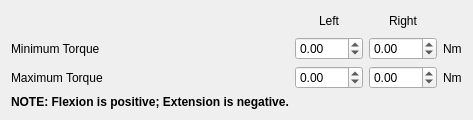
            <widget class="QWidget" name="proportionalTorquePage">
             <attribute name="title">
              <string notr="true">Torque</string>
             </attribute>
             <layout class="QGridLayout" name="proportionalTorqueGridLayout">
              <item row="0" column="0">
               <spacer name="proportionalTorqueHorizontalSpacer">
                <property name="orientation">
                 <enum>Qt::Orientation::Horizontal</enum>
                </property>
                <property name="sizeType">
                 <enum>QSizePolicy::Policy::MinimumExpanding</enum>
                </property>
                <property name="sizeHint" stdset="0">
                 <size>
                  <width>0</width>
                  <height>0</height>
                 </size>
                </property>
               </spacer>
              </item>
              <item row="0" column="1">
               <widget class="QLabel" name="proportionalTorqueLegLabelL">
                <property name="font">
                 <font>
                  <pointsize>9</pointsize>
                 </font>
                </property>
                <property name="text">
                 <string notr="true">Left</string>
                </property>
                <property name="alignment">
                 <set>Qt::AlignmentFlag::AlignCenter</set>
                </property>
               </widget>
              </item>
              <item row="0" column="2">
               <widget class="QLabel" name="proportionalTorqueLegLabelR">
                <property name="font">
                 <font>
                  <pointsize>9</pointsize>
                 </font>
                </property>
                <property name="text">
                 <string notr="true">Right</string>
                </property>
                <property name="alignment">
                 <set>Qt::AlignmentFlag::AlignCenter</set>
                </property>
               </widget>
              </item>
              <item row="0" column="3">
               <spacer name="proportionalTorqueUnitVerticalSpacer">
                <property name="orientation">
                 <enum>Qt::Orientation::Vertical</enum>
                </property>
                <property name="sizeType">
                 <enum>QSizePolicy::Policy::Maximum</enum>
                </property>
                <property name="sizeHint" stdset="0">
                 <size>
                  <width>0</width>
                  <height>20</height>
                 </size>
                </property>
               </spacer>
              </item>
              <item row="1" column="0">
               <widget class="QLabel" name="proportionalMinTorqueLabel">
                <property name="sizePolicy">
                 <sizepolicy hsizetype="Preferred" vsizetype="Preferred">
                  <horstretch>0</horstretch>
                  <verstretch>0</verstretch>
                 </sizepolicy>
                </property>
                <property name="font">
                 <font>
                  <pointsize>9</pointsize>
                 </font>
                </property>
                <property name="text">
                 <string notr="true">Minimum Torque</string>
                </property>
               </widget>
              </item>
              <item row="1" column="1">
               <widget class="QDoubleSpinBox" name="proportionalMinTorqueDoubleSpinBoxL">
                <property name="sizePolicy">
                 <sizepolicy hsizetype="Preferred" vsizetype="Preferred">
                  <horstretch>0</horstretch>
                  <verstretch>0</verstretch>
                 </sizepolicy>
                </property>
                <property name="font">
                 <font>
                  <pointsize>9</pointsize>
                 </font>
                </property>
                <property name="cursor">
                 <cursorShape>PointingHandCursor</cursorShape>
                </property>
                <property name="wrapping">
                 <bool>false</bool>
                </property>
                <property name="specialValueText">
                 <string notr="true"/>
                </property>
                <property name="accelerated">
                 <bool>true</bool>
                </property>
                <property name="showGroupSeparator" stdset="0">
                 <bool>false</bool>
                </property>
                <property name="decimals">
                 <number>2</number>
                </property>
                <property name="minimum">
                 <double>-100.000000000000000</double>
                </property>
                <property name="maximum">
                 <double>100.000000000000000</double>
                </property>
                <property name="singleStep">
                 <double>1.000000000000000</double>
                </property>
                <property name="value">
                 <double>0.000000000000000</double>
                </property>
               </widget>
              </item>
              <item row="1" column="2">
               <widget class="QDoubleSpinBox" name="proportionalMinTorqueDoubleSpinBoxR">
                <property name="sizePolicy">
                 <sizepolicy hsizetype="Preferred" vsizetype="Preferred">
                  <horstretch>0</horstretch>
                  <verstretch>0</verstretch>
                 </sizepolicy>
                </property>
                <property name="font">
                 <font>
                  <pointsize>9</pointsize>
                 </font>
                </property>
                <property name="cursor">
                 <cursorShape>PointingHandCursor</cursorShape>
                </property>
                <property name="wrapping">
                 <bool>false</bool>
                </property>
                <property name="specialValueText">
                 <string notr="true"/>
                </property>
                <property name="accelerated">
                 <bool>true</bool>
                </property>
                <property name="showGroupSeparator" stdset="0">
                 <bool>false</bool>
                </property>
                <property name="decimals">
                 <number>2</number>
                </property>
                <property name="minimum">
                 <double>-100.000000000000000</double>
                </property>
                <property name="maximum">
                 <double>100.000000000000000</double>
                </property>
                <property name="singleStep">
                 <double>1.000000000000000</double>
                </property>
                <property name="value">
                 <double>0.000000000000000</double>
                </property>
               </widget>
              </item>
              <item row="1" column="3">
               <widget class="QLabel" name="proportionalMinTorqueUnitLabel">
                <property name="sizePolicy">
                 <sizepolicy hsizetype="Preferred" vsizetype="Preferred">
                  <horstretch>0</horstretch>
                  <verstretch>0</verstretch>
                 </sizepolicy>
                </property>
                <property name="font">
                 <font>
                  <pointsize>9</pointsize>
                 </font>
                </property>
                <property name="text">
                 <string notr="true">Nm</string>
                </property>
                <property name="alignment">
                 <set>Qt::AlignmentFlag::AlignLeading|Qt::AlignmentFlag::AlignLeft|Qt::AlignmentFlag::AlignVCenter</set>
                </property>
               </widget>
              </item>
              <item row="2" column="0">
               <widget class="QLabel" name="proportionalMaxTorqueLabel">
                <property name="sizePolicy">
                 <sizepolicy hsizetype="Preferred" vsizetype="Preferred">
                  <horstretch>0</horstretch>
                  <verstretch>0</verstretch>
                 </sizepolicy>
                </property>
                <property name="font">
                 <font>
                  <pointsize>9</pointsize>
                 </font>
                </property>
                <property name="text">
                 <string notr="true">Maximum Torque</string>
                </property>
               </widget>
              </item>
              <item row="2" column="1">
               <widget class="QDoubleSpinBox" name="proportionalMaxTorqueDoubleSpinBoxL">
                <property name="sizePolicy">
                 <sizepolicy hsizetype="Preferred" vsizetype="Preferred">
                  <horstretch>0</horstretch>
                  <verstretch>0</verstretch>
                 </sizepolicy>
                </property>
                <property name="font">
                 <font>
                  <pointsize>9</pointsize>
                 </font>
                </property>
                <property name="cursor">
                 <cursorShape>PointingHandCursor</cursorShape>
                </property>
                <property name="wrapping">
                 <bool>false</bool>
                </property>
                <property name="specialValueText">
                 <string notr="true"/>
                </property>
                <property name="accelerated">
                 <bool>true</bool>
                </property>
                <property name="showGroupSeparator" stdset="0">
                 <bool>false</bool>
                </property>
                <property name="decimals">
                 <number>2</number>
                </property>
                <property name="minimum">
                 <double>-100.000000000000000</double>
                </property>
                <property name="maximum">
                 <double>100.000000000000000</double>
                </property>
                <property name="singleStep">
                 <double>1.000000000000000</double>
                </property>
                <property name="value">
                 <double>0.000000000000000</double>
                </property>
               </widget>
              </item>
              <item row="2" column="2">
               <widget class="QDoubleSpinBox" name="proportionalMaxTorqueDoubleSpinBoxR">
                <property name="sizePolicy">
                 <sizepolicy hsizetype="Preferred" vsizetype="Preferred">
                  <horstretch>0</horstretch>
                  <verstretch>0</verstretch>
                 </sizepolicy>
                </property>
                <property name="font">
                 <font>
                  <pointsize>9</pointsize>
                 </font>
                </property>
                <property name="cursor">
                 <cursorShape>PointingHandCursor</cursorShape>
                </property>
                <property name="wrapping">
                 <bool>false</bool>
                </property>
                <property name="specialValueText">
                 <string notr="true"/>
                </property>
                <property name="accelerated">
                 <bool>true</bool>
                </property>
                <property name="showGroupSeparator" stdset="0">
                 <bool>false</bool>
                </property>
                <property name="decimals">
                 <number>2</number>
                </property>
                <property name="minimum">
                 <double>-100.000000000000000</double>
                </property>
                <property name="maximum">
                 <double>100.000000000000000</double>
                </property>
                <property name="singleStep">
                 <double>1.000000000000000</double>
                </property>
                <property name="value">
                 <double>0.000000000000000</double>
                </property>
               </widget>
              </item>
              <item row="2" column="3">
               <widget class="QLabel" name="proportionalMaxTorqueUnitLabel">
                <property name="sizePolicy">
                 <sizepolicy hsizetype="Preferred" vsizetype="Preferred">
                  <horstretch>0</horstretch>
                  <verstretch>0</verstretch>
                 </sizepolicy>
                </property>
                <property name="font">
                 <font>
                  <pointsize>9</pointsize>
                 </font>
                </property>
                <property name="text">
                 <string notr="true">Nm</string>
                </property>
                <property name="alignment">
                 <set>Qt::AlignmentFlag::AlignLeading|Qt::AlignmentFlag::AlignLeft|Qt::AlignmentFlag::AlignVCenter</set>
                </property>
               </widget>
              </item>
              <item row="3" column="0" colspan="4">
               <spacer name="proportionalTorqueVerticalSpacer">
                <property name="orientation">
                 <enum>Qt::Orientation::Vertical</enum>
                </property>
                <property name="sizeType">
                 <enum>QSizePolicy::Policy::MinimumExpanding</enum>
                </property>
                <property name="sizeHint" stdset="0">
                 <size>
                  <width>0</width>
                  <height>0</height>
                 </size>
                </property>
               </spacer>
              </item>
              <item row="4" column="0">
               <widget class="QLabel" name="proportionalTorqueNoteLabel">
                <property name="sizePolicy">
                 <sizepolicy hsizetype="Preferred" vsizetype="Preferred">
                  <horstretch>0</horstretch>
                  <verstretch>0</verstretch>
                 </sizepolicy>
                </property>
                <property name="font">
                 <font>
                  <pointsize>9</pointsize>
                  <bold>true</bold>
                 </font>
                </property>
                <property name="text">
                 <string notr="true">NOTE: Flexion is positive; Extension is negative.</string>
                </property>
                <property name="alignment">
                 <set>Qt::AlignmentFlag::AlignLeading|Qt::AlignmentFlag::AlignLeft|Qt::AlignmentFlag::AlignTop</set>
                </property>
               </widget>
              </item>
             </layout>
            </widget>
